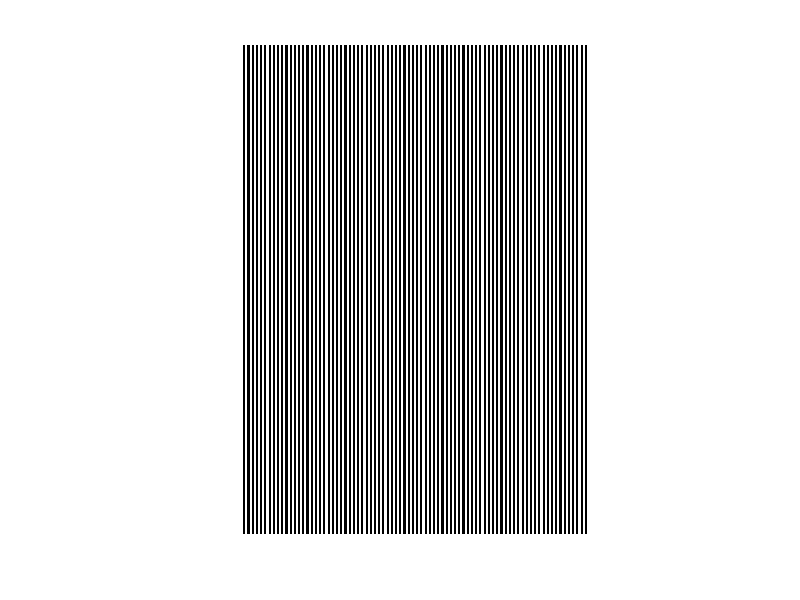

Write MATLAB code to recreate this figure.
s = [sqrt(2)*3280 3280]
s = int16(s);

width = 40;
line = ones(s(1), width/2);
linepair = [line 1-line];

lines = repmat(linepair, 1, s(2)/(width));

imshow(lines,[])
imwrite(lines, 'lines.tif')